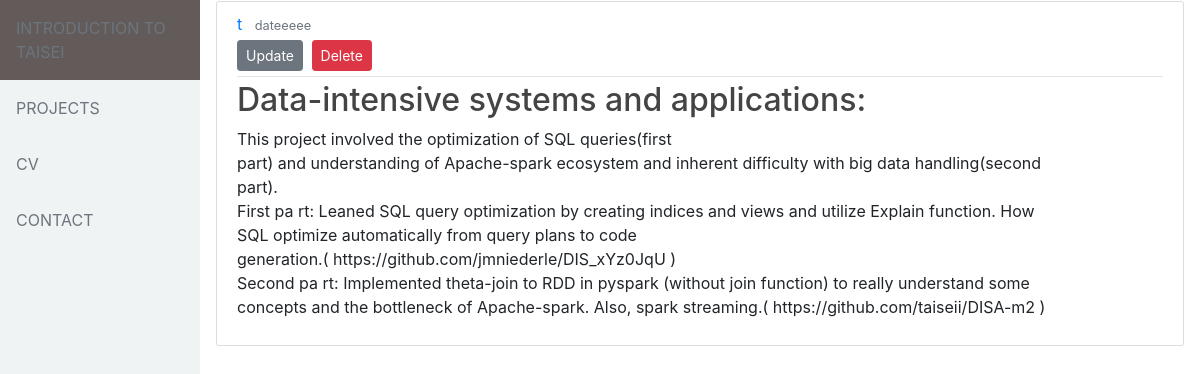
The app's page /projects3 (signed in) with its own data.
### flaskApp/models.py (models this page shows, shortened)
class User(db.Model, UserMixin):
    id = db.Column(db.Integer, primary_key=True)
    username = db.Column(db.String(20), unique=True, nullable = False)
    email = db.Column(db.String(120), unique=True, nullable = False)
    password = db.Column(db.String(60), nullable = False)
    posts = db.relationship('Post', backref='author', lazy=True)

class Post(db.Model):
    id = db.Column(db.Integer, primary_key=True)
    title = db.Column(db.String(100), nullable=False)
    description = db.Column(db.Text, nullable=False)
    language = db.Column(db.Text, nullable=False)
    category = db.Column(db.Text, nullable=False)
    link = db.Column(db.String, nullable=False)
    user_id = db.Column(db.Integer, db.ForeignKey('user.id'), nullable=False)

### flaskApp/routes.py (the view)
@app.route('/projects<int:project_id>')
def a_project(project_id):
    project = Post.query.get_or_404(project_id)
    return render_template('a_project.html', title=project.title, post=project)

### flaskApp/models.py (called while the page is built)
@login_manager.user_loader #four methods comes with login manager
def load_user(user_id):
    return User.query.get(int(user_id))

### flaskApp/templates/a_project.html (shortened to what this page needs)
{% extends "layout.html" %}
{% block content %}
<article class="media content-section">
    <div class="media-body">
        <div class="article-metadata">
            <a class="mr-2" href="#">{{ post.author.username }}</a>
            <small class="text-muted">dateeeee</small>
            {% if post.author == current_user %}
            <div>
                <a class="btn btn-secondary btn-sm mt-1 mb-1" href="{{ url_for('update_project', post_id = post.id) }}">Update</a>
                <button type="button" class="btn btn-danger btn-sm m-1" data-toggle="modal"
                    data-target="#deleteModal">Delete</button>
            </div>
            {% endif %}
        </div>
        <h2 class="article-title">{{ post.title }}</h2>
        <p class="article-content">{{ post.description }}</p>
    </div>
</article>
{% endblock content %}

### flaskApp/static/main.css (style rules this page uses)
h1, h2, h3, h4, h5, h6 { color: #444444; }
.content-section { background: #ffffff; padding: 10px 20px; border: 1px solid #dddddd; border-radius: 3px; margin-bottom: 20px; }
.article-title { color: #444444; }
.article-content { white-space: pre-line; }
.article-metadata { padding-bottom: 1px; margin-bottom: 4px; border-bottom: 1px solid #e3e3e3 }

### records on screen
User: author.username "t"
Post: title "Data-intensive systems and applications:", description "This project involved the optimization of SQL queries(first part) and understanding of Apache-spark ecosystem and inherent difficulty with big data handling(second part). First pa rt: Leaned SQL query optimization by creating indices and views and utilize Explain function. How SQL optimize automatically from query plans to code generation.( https://github.com/jmniederle/DIS_xYz0JqU ) Second pa rt: Implemented theta-join to RDD in pyspark (without join function) to really understand some concepts and the bottleneck of Apache-spark. Also, spark streaming.( https://github.com/taiseii/DISA-m2 )"
